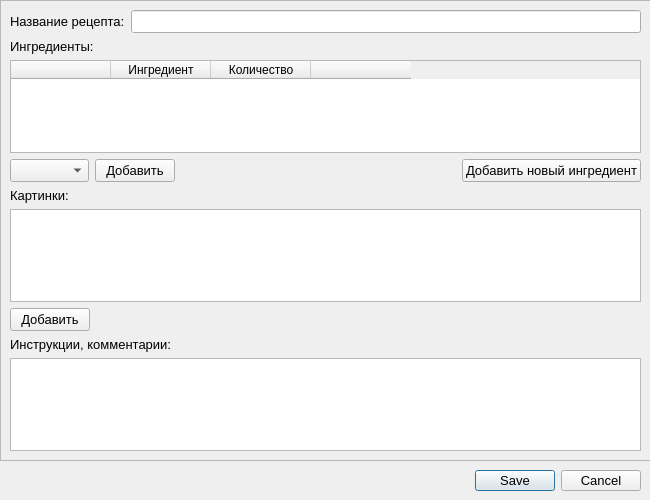
<?xml version="1.0" encoding="UTF-8"?>
<ui version="4.0">
 <class>RecipeEditorWindow</class>
 <widget class="QDialog" name="RecipeEditorWindow">
  <property name="geometry">
   <rect>
    <x>0</x>
    <y>0</y>
    <width>650</width>
    <height>500</height>
   </rect>
  </property>
  <property name="minimumSize">
   <size>
    <width>650</width>
    <height>500</height>
   </size>
  </property>
  <property name="maximumSize">
   <size>
    <width>650</width>
    <height>500</height>
   </size>
  </property>
  <property name="font">
   <font>
    <pointsize>10</pointsize>
   </font>
  </property>
  <property name="windowTitle">
   <string>Редактор рецепта</string>
  </property>
  <widget class="QDialogButtonBox" name="buttonBox">
   <property name="geometry">
    <rect>
     <x>140</x>
     <y>470</y>
     <width>501</width>
     <height>21</height>
    </rect>
   </property>
   <property name="orientation">
    <enum>Qt::Horizontal</enum>
   </property>
   <property name="standardButtons">
    <set>QDialogButtonBox::Cancel|QDialogButtonBox::Save</set>
   </property>
  </widget>
  <widget class="QScrollArea" name="scrollArea">
   <property name="geometry">
    <rect>
     <x>0</x>
     <y>0</y>
     <width>651</width>
     <height>461</height>
    </rect>
   </property>
   <property name="widgetResizable">
    <bool>true</bool>
   </property>
   <widget class="QWidget" name="scrollAreaWidgetContents">
    <property name="geometry">
     <rect>
      <x>0</x>
      <y>0</y>
      <width>649</width>
      <height>459</height>
     </rect>
    </property>
    <layout class="QVBoxLayout" name="verticalLayout_2">
     <item>
      <layout class="QFormLayout" name="formLayout">
       <item row="0" column="0">
        <widget class="QLabel" name="label">
         <property name="text">
          <string>Название рецепта:</string>
         </property>
        </widget>
       </item>
       <item row="0" column="1">
        <widget class="QLineEdit" name="inp_title"/>
       </item>
      </layout>
     </item>
     <item>
      <widget class="QLabel" name="label_2">
       <property name="text">
        <string>Ингредиенты:</string>
       </property>
      </widget>
     </item>
     <item>
      <widget class="QTableWidget" name="table_inredients">
       <property name="sizePolicy">
        <sizepolicy hsizetype="Expanding" vsizetype="Preferred">
         <horstretch>0</horstretch>
         <verstretch>0</verstretch>
        </sizepolicy>
       </property>
       <attribute name="horizontalHeaderHighlightSections">
        <bool>false</bool>
       </attribute>
       <attribute name="verticalHeaderVisible">
        <bool>false</bool>
       </attribute>
       <attribute name="verticalHeaderHighlightSections">
        <bool>true</bool>
       </attribute>
       <column>
        <property name="text">
         <string/>
        </property>
       </column>
       <column>
        <property name="text">
         <string>Ингредиент</string>
        </property>
       </column>
       <column>
        <property name="text">
         <string>Количество</string>
        </property>
       </column>
       <column>
        <property name="text">
         <string/>
        </property>
       </column>
      </widget>
     </item>
     <item>
      <layout class="QHBoxLayout" name="horizontalLayout">
       <item>
        <widget class="QComboBox" name="inp_ingredient">
         <property name="sizePolicy">
          <sizepolicy hsizetype="Minimum" vsizetype="Fixed">
           <horstretch>0</horstretch>
           <verstretch>0</verstretch>
          </sizepolicy>
         </property>
        </widget>
       </item>
       <item>
        <widget class="QPushButton" name="btn_ingredient">
         <property name="sizePolicy">
          <sizepolicy hsizetype="Fixed" vsizetype="Fixed">
           <horstretch>0</horstretch>
           <verstretch>0</verstretch>
          </sizepolicy>
         </property>
         <property name="text">
          <string>Добавить</string>
         </property>
        </widget>
       </item>
       <item>
        <spacer name="horizontalSpacer">
         <property name="orientation">
          <enum>Qt::Horizontal</enum>
         </property>
         <property name="sizeHint" stdset="0">
          <size>
           <width>40</width>
           <height>20</height>
          </size>
         </property>
        </spacer>
       </item>
       <item>
        <widget class="QPushButton" name="btn_editIngredients">
         <property name="text">
          <string>Добавить новый ингредиент</string>
         </property>
        </widget>
       </item>
      </layout>
     </item>
     <item>
      <widget class="QLabel" name="label_3">
       <property name="text">
        <string>Картинки:</string>
       </property>
      </widget>
     </item>
     <item>
      <widget class="QTableWidget" name="table_images">
       <attribute name="horizontalHeaderVisible">
        <bool>false</bool>
       </attribute>
       <attribute name="horizontalHeaderHighlightSections">
        <bool>false</bool>
       </attribute>
       <attribute name="verticalHeaderVisible">
        <bool>false</bool>
       </attribute>
       <attribute name="verticalHeaderHighlightSections">
        <bool>false</bool>
       </attribute>
       <column>
        <property name="text">
         <string/>
        </property>
       </column>
       <column>
        <property name="text">
         <string/>
        </property>
       </column>
       <column>
        <property name="text">
         <string/>
        </property>
       </column>
      </widget>
     </item>
     <item>
      <layout class="QHBoxLayout" name="horizontalLayout_2">
       <item>
        <widget class="QPushButton" name="btn_addImage">
         <property name="text">
          <string>Добавить</string>
         </property>
        </widget>
       </item>
       <item>
        <spacer name="horizontalSpacer_2">
         <property name="orientation">
          <enum>Qt::Horizontal</enum>
         </property>
         <property name="sizeHint" stdset="0">
          <size>
           <width>40</width>
           <height>20</height>
          </size>
         </property>
        </spacer>
       </item>
      </layout>
     </item>
     <item>
      <widget class="QLabel" name="label_4">
       <property name="text">
        <string>Инструкции, комментарии:</string>
       </property>
      </widget>
     </item>
     <item>
      <widget class="QTextEditFitText" name="inp_description"/>
     </item>
    </layout>
   </widget>
  </widget>
 </widget>
 <customwidgets>
  <customwidget>
   <class>QTextEditFitText</class>
   <extends>QTextEdit</extends>
   <header>functions.h</header>
  </customwidget>
 </customwidgets>
 <resources/>
 <connections>
  <connection>
   <sender>buttonBox</sender>
   <signal>accepted()</signal>
   <receiver>RecipeEditorWindow</receiver>
   <slot>accept()</slot>
   <hints>
    <hint type="sourcelabel">
     <x>358</x>
     <y>484</y>
    </hint>
    <hint type="destinationlabel">
     <x>157</x>
     <y>274</y>
    </hint>
   </hints>
  </connection>
  <connection>
   <sender>buttonBox</sender>
   <signal>rejected()</signal>
   <receiver>RecipeEditorWindow</receiver>
   <slot>reject()</slot>
   <hints>
    <hint type="sourcelabel">
     <x>426</x>
     <y>490</y>
    </hint>
    <hint type="destinationlabel">
     <x>286</x>
     <y>274</y>
    </hint>
   </hints>
  </connection>
 </connections>
</ui>
